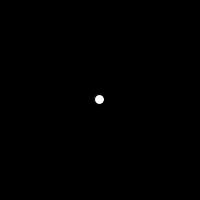
Frame 1 (no input)
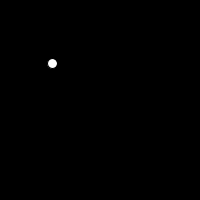
Frame 60 (the mouse pressed at the canvas centre just before this capture)
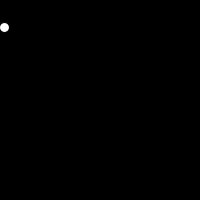
Frame 120 (the mouse held since frame 60 and released just before this capture)

The Processing sketch that drew these frames (run headless with seeded random() and noise(); from frame 60 on, the mouse is pressed at the canvas centre):

// Processing sketch: Ball_Movement_using_Trig
// ── Ball_Movement_using_Trig.pde
float ballX, ballY, ballXSpeed, ballYSpeed, ballAngle;


void setup() {
  size(200,200);
  ballX = 100;
  ballY = 100;
  
  ballAngle = random(360);
  
  ballXSpeed = sin(radians(ballAngle));
  ballYSpeed = cos(radians(ballAngle));
}

void draw() {
  background(0);
  ballX = ballX + ballXSpeed;
  ballY = ballY + ballYSpeed;
  
  circle(ballX,ballY, 10);
  
}

void mouseClicked() {
 ballXSpeed =ballXSpeed * -1;  
}
